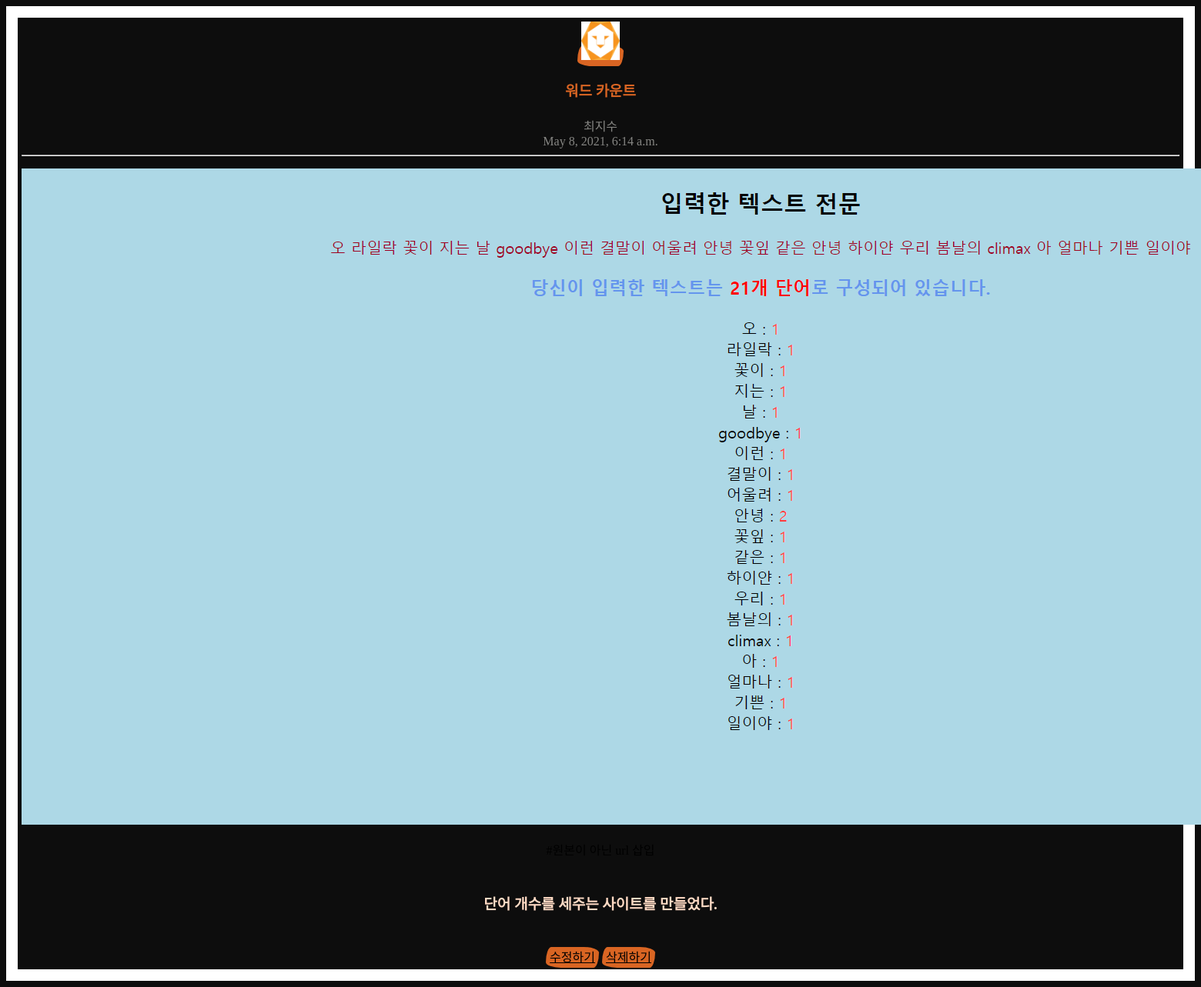
The app's page /blog/6 with its own data.
### blog/models.py (models this page shows, shortened)
class Blog(models.Model):
    blog_title = models.CharField(max_length=200)
    blog_writer = models.CharField(max_length=100)
    blog_date = models.DateTimeField()
    blog_body = models.TextField()
    blog_img = models.ImageField(upload_to="blog/", blank = True, null = True)

### blog/views.py (the view)
# urls.py: path('<str:blog_id>', detail, name ="detail"),
def detail(request, blog_id):
    blog_detail = get_object_or_404(Blog, pk = blog_id)
    return render(request, 'detail.html' ,{'blog' : blog_detail})

### blog/templates/detail.html (shortened to what this page needs)
{% extends 'base.html' %}
{% block containt %}
<h1>{{blog.blog_title}}</h1>
<div class = "d1">
{{blog.blog_writer}}
<br>
{{blog.blog_date}}
</div>
<hr>
{% if blog.blog_img %}
<p><img src="{{blog.blog_img.url}}" alt=""></p>
{% endif %}
<h6>{{blog.blog_body}}</h6>
<a href ="{% url 'edit' blog.id %}">수정하기</a>
<a href ="{% url 'delete' blog.id %}">삭제하기</a>
{% endblock %}

### blog/static/style.css (style rules this page uses)
body { background-color:#0D0D0D; border : 15px solid rgb(255, 255, 255); padding : 5px; }
h1 { padding: 0.43em 1em; font-size: 19px; border-radius: 3px; color:#D96523; }
h5, h6 { font-size: 19px; border-radius: 3px; color:#ffdac4; }
.d1 { color: #858582; font-family:inherit; }
a { color: #000000; background-color:#D96523; padding : 5px; border-radius: 30px 80px / 80px 30px; }

### lionproject/templates/base.html (style rules this page uses)
body { text-align: center; }

### records on screen
Blog: blog_title "워드 카운트", blog_writer "최지수", blog_date "May 8, 2021, 6:14 a.m.", blog_img (picture), blog_body "단어 개수를 세주는 사이트를 만들었다."
